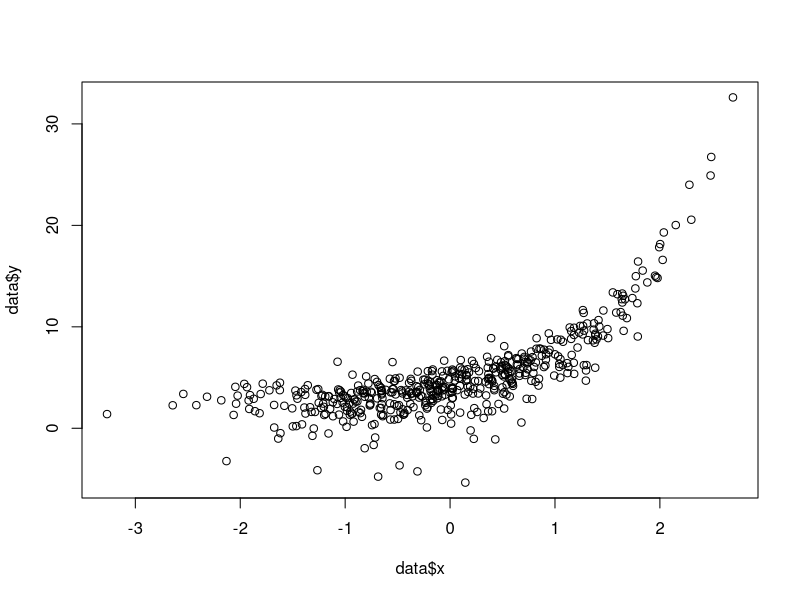
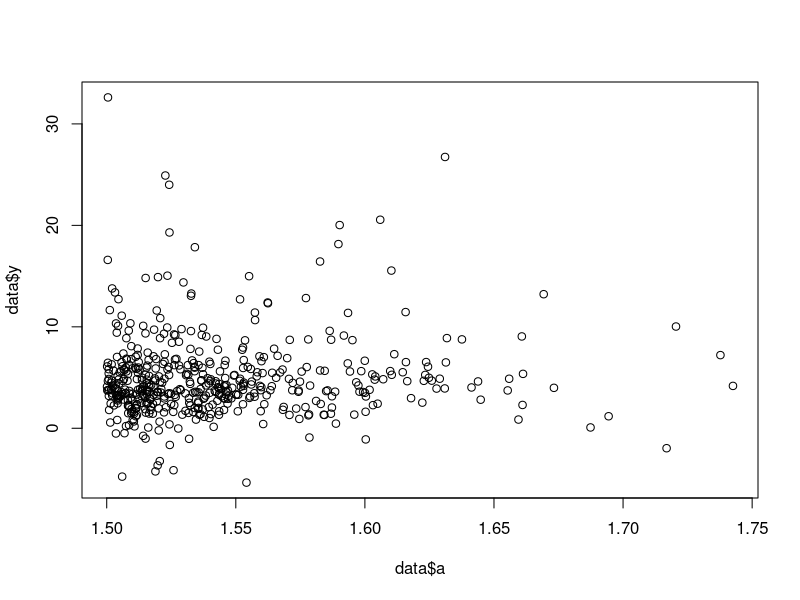
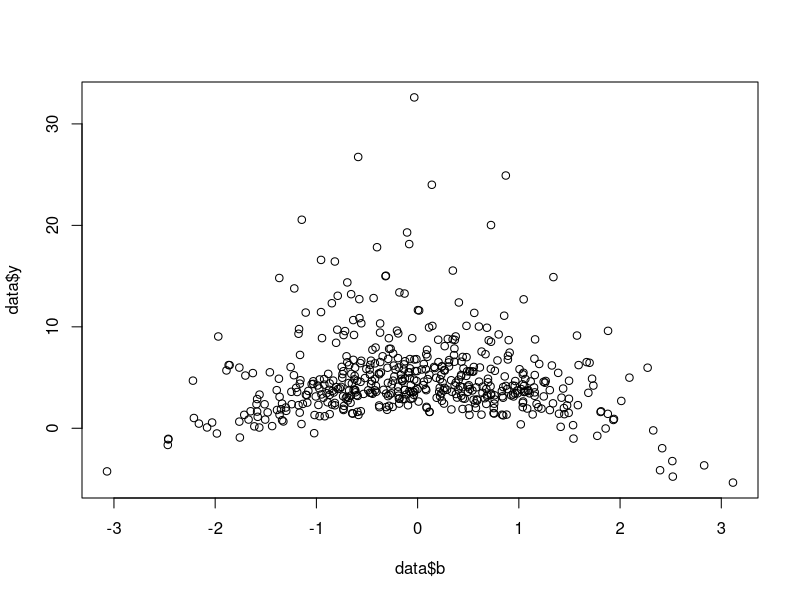
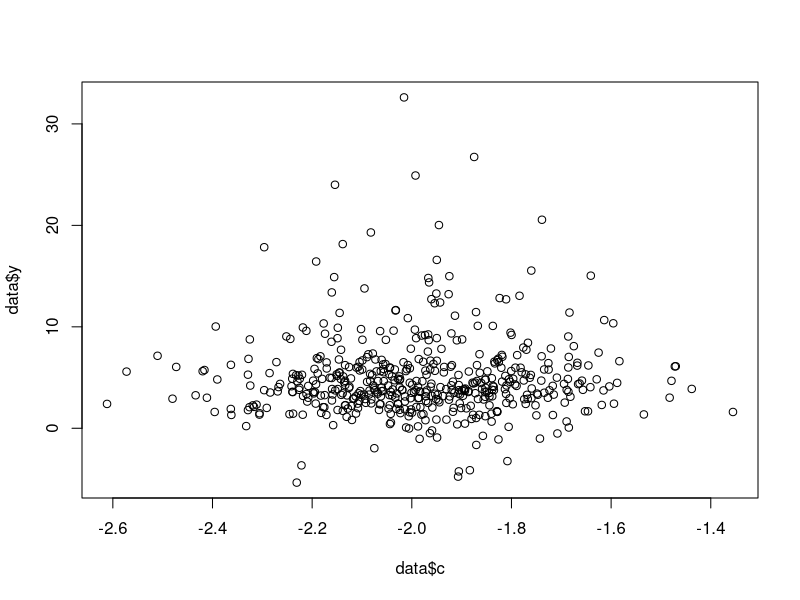
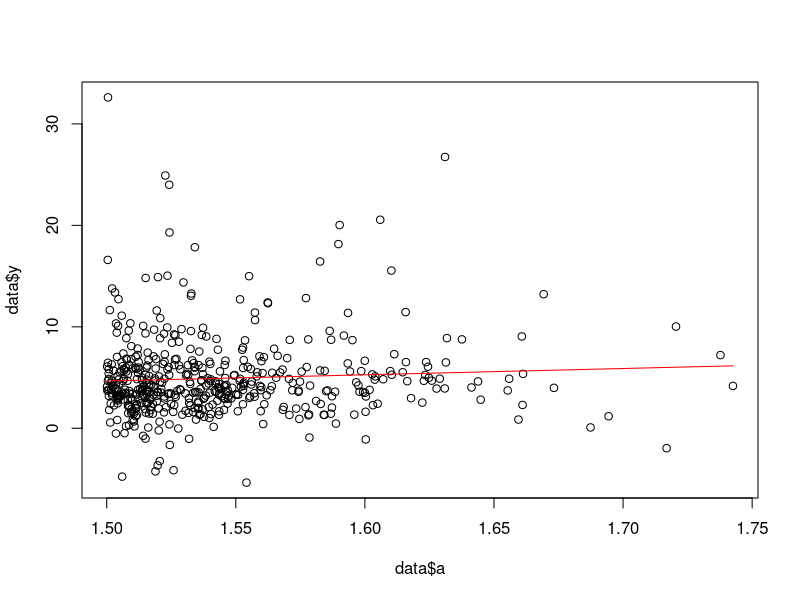
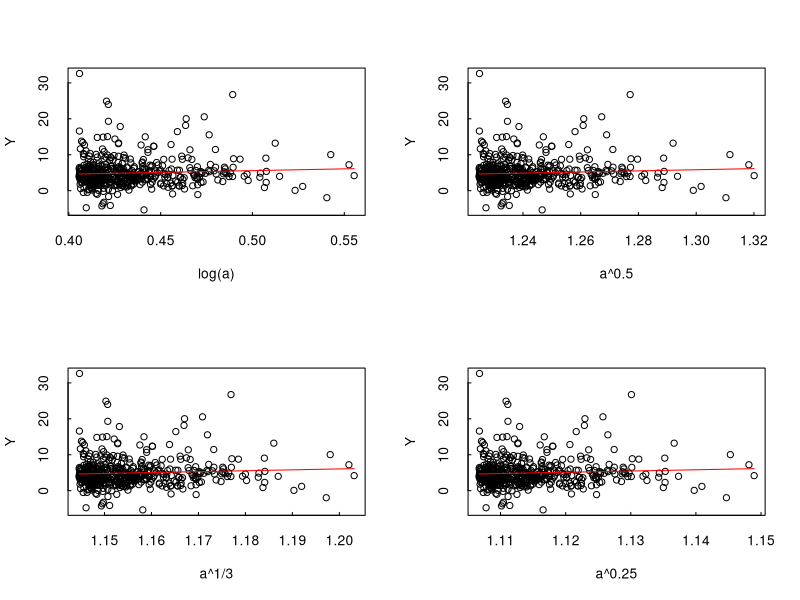
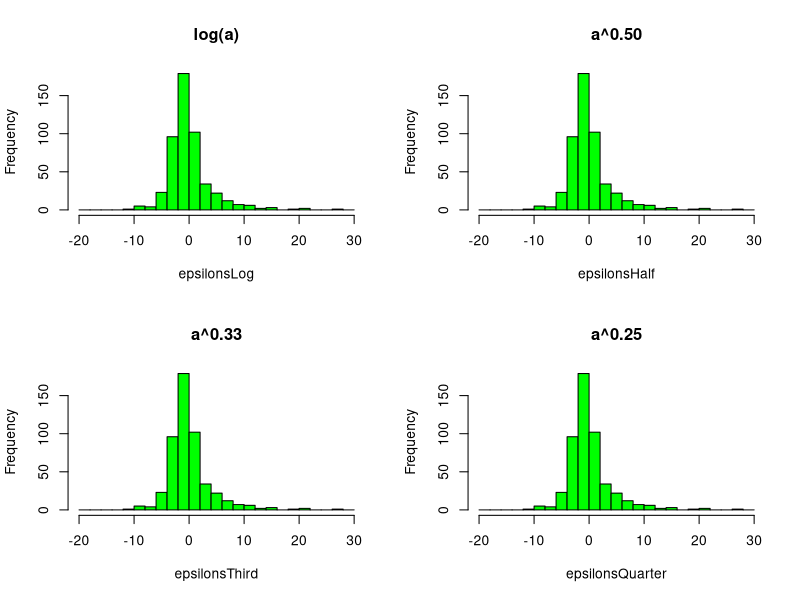
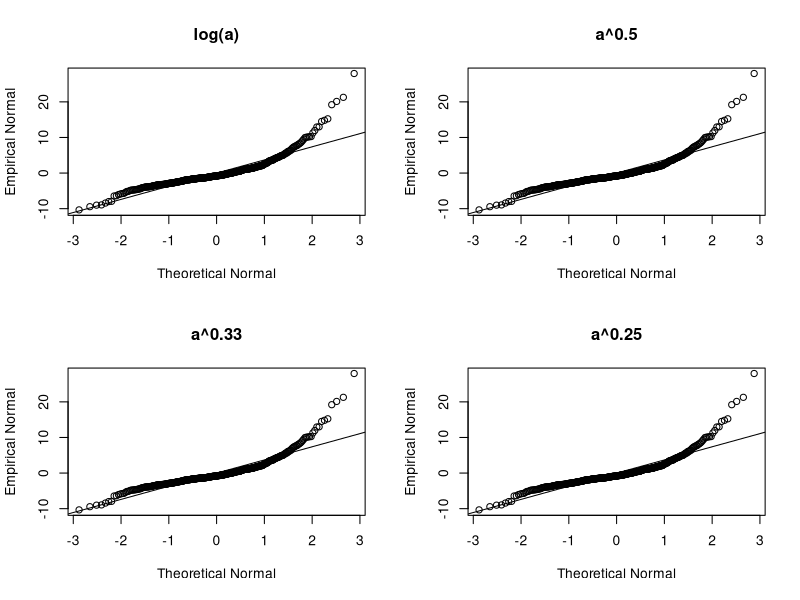

These charts were generated, in order, by the following R code:
## ---- chunk 1
knitr::opts_chunk$set(echo = TRUE)
## ---- chunk 2
data <- read.csv("./class11_LAB_dataFrame_20190930T2158.csv")
data
plot(data$x,data$y)
plot(data$a,data$y)
plot(data$b,data$y)
plot(data$c,data$y)
# As x increases, y increases, but the relationship is nonlinear. 
# There is no obvious relationship between y and a
# y vs b resembles a quadratic relationship
# As c values increase, y values become more spread out and as c values increase more, y values become closer together again
## ---- chunk 3
model1 <- lm(y~a,data=data)
plot(data$a,data$y)
lines(data$a,predict.lm(model1,data.frame(a=data$a)),col='red')
# y values are concentrated around low a values but there is no obvious relationship shown in the SLR model. 
## ---- chunk 4
options(repr.plot.width=7*1, repr.plot.height=7)
par(mfrow=c(2,2))
transformedX = log(data$a)
plot(transformedX,data$y,xlab='log(a)',ylab='Y',tck = 0.02)
model <- lm(y~log(a),data=data)

predictions <- predict.lm(model,data.frame(a=data$a))
lines(transformedX
      ,predictions
      ,col='red')

transformedX = (data$a)^0.5
plot(data$a^0.5,data$y,xlab='a^0.5',ylab='Y',tck = 0.02)
model <- lm(y~I(a^0.5),data=data)

predictions <- predict.lm(model,data.frame(a=data$a))
lines(transformedX
      ,predictions
      ,col='red')

transformedX = (data$a)^0.333
plot(data$a^0.333,data$y,xlab='a^1/3',ylab='Y',tck = 0.02)
model <- lm(y~I(a^0.333),data=data)

predictions <- predict.lm(model,data.frame(a=data$a))
lines(transformedX
      ,predictions
      ,col='red')

transformedX = (data$a)^0.25
plot(data$a^0.25,data$y,xlab='a^0.25',ylab='Y',tck = 0.02)
model <- lm(y~I(a^0.25),data=data)

predictions <- predict.lm(model,data.frame(a=data$a))
lines(transformedX
      ,predictions
      ,col='red')

#The relasionship between y and a appears more linear. 
## ---- chunk 5
options(repr.plot.width=8, repr.plot.height=8)
par(mfrow=c(2,2))

modelLog <- lm(y~log(a),data=data)
epsilonsLog <- residuals(modelLog)
hist(epsilonsLog,breaks=seq(-20,30,2),col='green',,main="log(a)")

modelHalf <- lm(y~I(a^0.5),data=data)
epsilonsHalf <- residuals(modelHalf)
hist(epsilonsHalf,breaks=seq(-20,30,2),col='green',main="a^0.50")


modelThird <- lm(y~I(a^0.33),data=data)
epsilonsThird <- residuals(modelThird)
hist(epsilonsThird,breaks=seq(-20,30,2),col='green',main="a^0.33")


modelQuarter <- lm(y~I(a^0.25),data=data)
epsilonsQuarter <- residuals(modelQuarter)
hist(epsilonsQuarter,breaks=seq(-20,30,2),col='green',main="a^0.25")

## ---- chunk 6
par(mfrow=c(2,2))

# plot 1
epsilonsLog = sort(epsilonsLog)
N = length(epsilonsLog)
probs = seq(1,N)/(N+1)
theoreticalNormal = qnorm(probs)

plot(theoreticalNormal,epsilonsLog
     ,xlab='Theoretical Normal'
     ,ylab='Empirical Normal')
abline(lm(epsilonsLog~theoreticalNormal))
title('log(a)')


# plot 2
epsilonsHalf = sort(epsilonsHalf)
N = length(epsilonsHalf)
probs = seq(1,N)/(N+1)
theoreticalNormal = qnorm(probs)

plot(theoreticalNormal,epsilonsHalf
     ,xlab='Theoretical Normal'
     ,ylab='Empirical Normal')
abline(lm(epsilonsHalf~theoreticalNormal))
title('a^0.5')


# plot 3
epsilonsThird = sort(epsilonsThird)
N = length(epsilonsThird)
probs = seq(1,N)/(N+1)
theoreticalNormal = qnorm(probs)

plot(theoreticalNormal,epsilonsThird
     ,xlab='Theoretical Normal'
     ,ylab='Empirical Normal')
abline(lm(epsilonsThird~theoreticalNormal))
title('a^0.33')

# plot 4
epsilonsQuarter = sort(epsilonsQuarter)
N = length(epsilonsQuarter)
probs = seq(1,N)/(N+1)
theoreticalNormal = qnorm(probs)

plot(theoreticalNormal,epsilonsQuarter
     ,xlab='Theoretical Normal'
     ,ylab='Empirical Normal')
abline(lm(epsilonsQuarter~theoreticalNormal))
title('a^0.25')

#The residuals and qq plot are very similar between the four models. 
## ---- chunk 7
modelMLR <- lm(data$y ~ data$x + data$a + data$b + data$c, data=data)

options(repr.plot.width=8, repr.plot.height=8)
par(mfrow=c(2,2))

epsilons <- residuals(modelMLR)
hist(epsilons,breaks=seq(-20,30,2),col='green',,main="MLR")

epsilons = sort(epsilons)
N = length(epsilons)
probs = seq(1,N)/(N+1)
theoreticalNormal = qnorm(probs)

plot(theoreticalNormal,epsilons
     ,xlab='Theoretical Normal'
     ,ylab='Empirical Normal')
abline(lm(epsilons~theoreticalNormal))
title('MLR')
## ---- chunk 8
modelMLR <- lm(data$y ~ exp(data$x) + data$a + data$b + data$c, data=data)

options(repr.plot.width=8, repr.plot.height=8)
par(mfrow=c(2,2))

epsilons <- residuals(modelMLR)
hist(epsilons,breaks=seq(-20,30,2),col='green',,main="MLR")

epsilons = sort(epsilons)
N = length(epsilons)
probs = seq(1,N)/(N+1)
theoreticalNormal = qnorm(probs)

plot(theoreticalNormal,epsilons
     ,xlab='Theoretical Normal'
     ,ylab='Empirical Normal')
abline(lm(epsilons~theoreticalNormal))
title('MLR')
